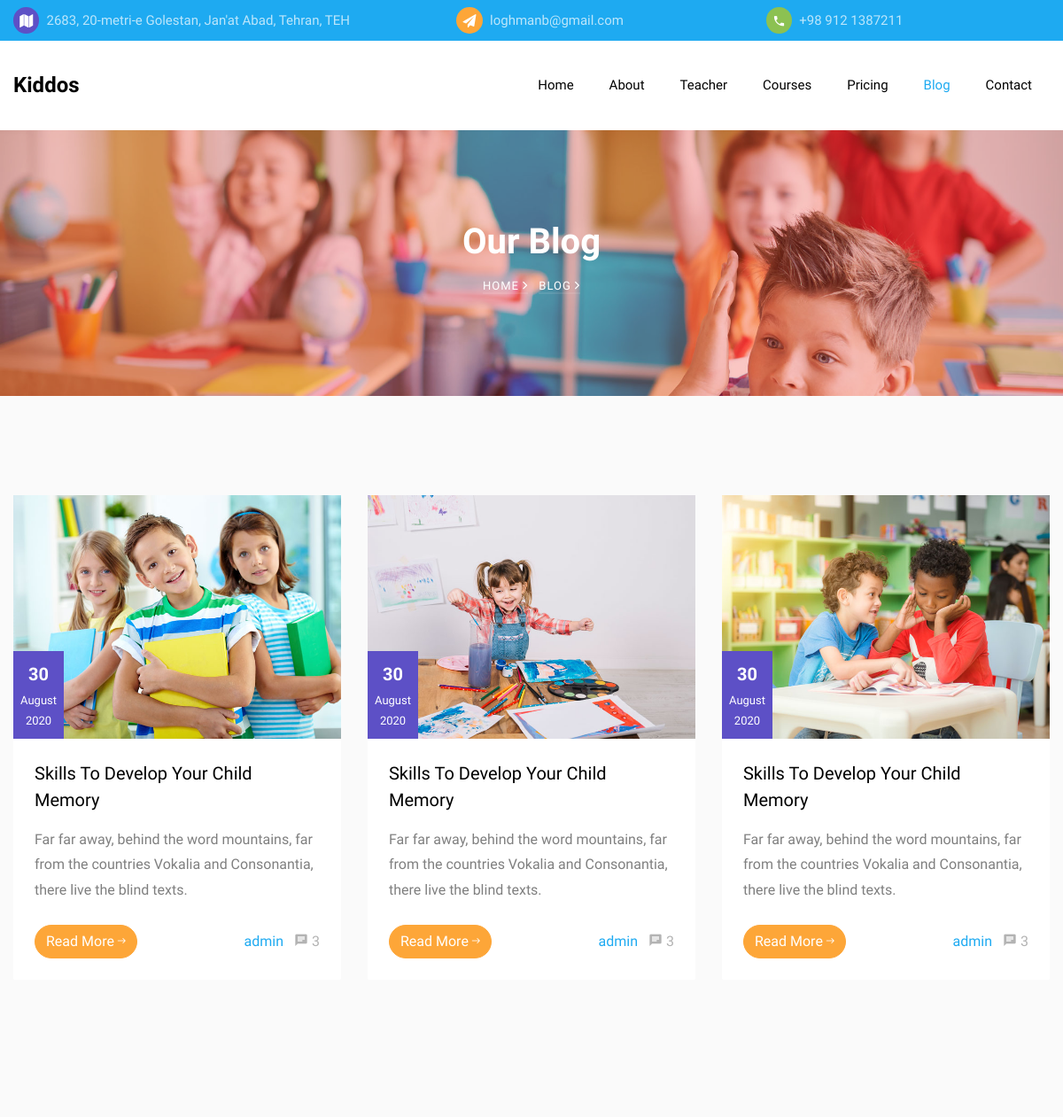
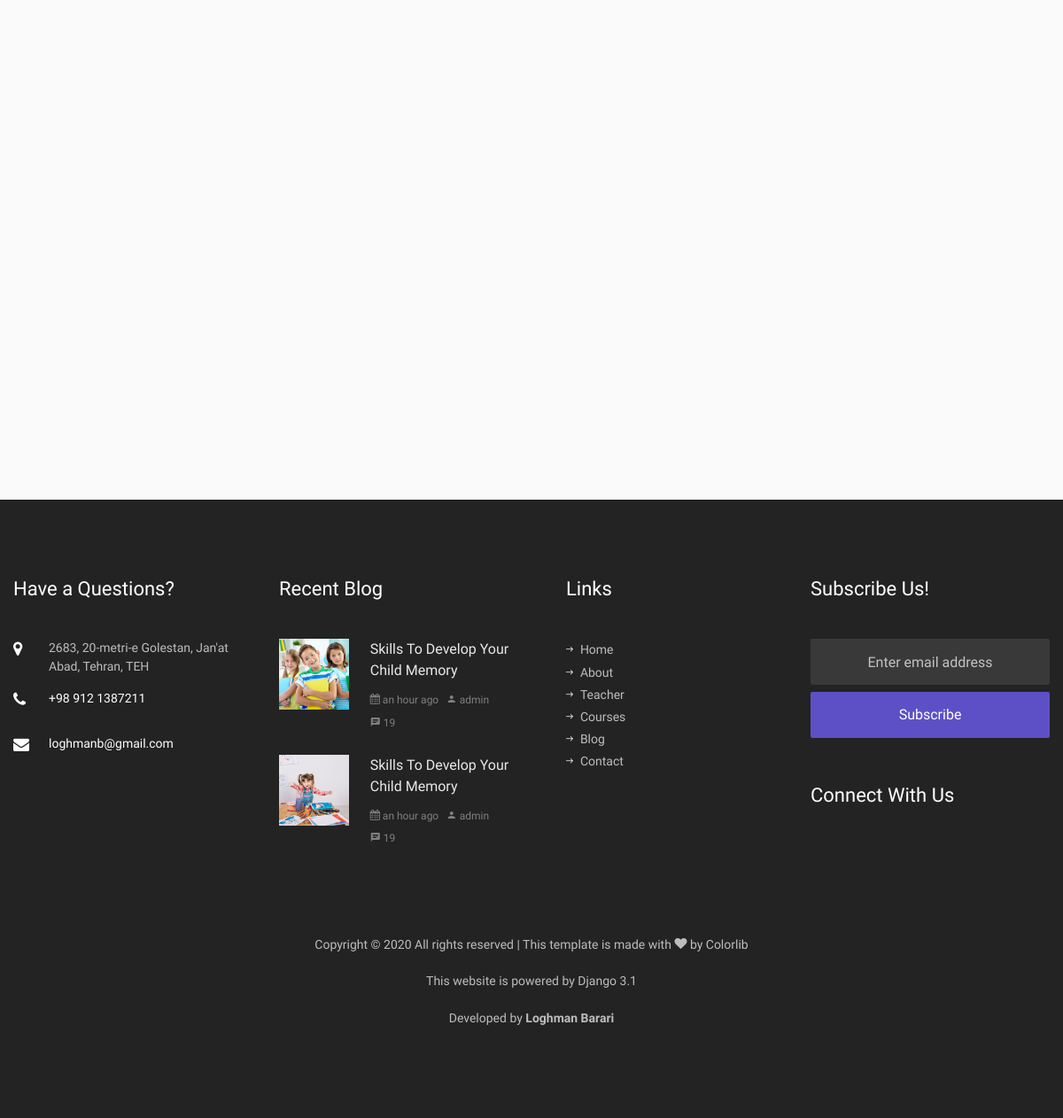
Page /blog on the committed database (2 pictures, top to bottom).
### pages/models.py (models this page shows, shortened)
class Setting(models.Model):
    class Meta:
        db_table = 'kiddos_settings'
    name = models.CharField('Name', primary_key=True,
                            max_length=32, blank=False, null=False)
    value = models.CharField('Value', max_length=512, blank=True, null=True)

class BlogPost(models.Model):
    class Meta:
        db_table = 'kiddos_blog_post'
    title = models.CharField('Title', max_length=128, blank=False, null=False)
    short_desc = models.CharField('Short Description', max_length=256)
    body = models.TextField('Body')
    tags = models.CharField(_('Tags'), max_length=128,
                            blank=True, null=False, default='')
    image = models.ImageField('Image', upload_to='images/%Y/%m/%d/')
    is_published = models.BooleanField(_('Is published!'), default=True)
    create_date = models.DateTimeField(verbose_name=_('Creation Date'),
                                       default=datetime.now, blank=True)
    create_user = models.ForeignKey(
        settings.AUTH_USER_MODEL,
        on_delete=models.CASCADE,
        related_name='+',
        blank=True,
        null=True,
        verbose_name=_('Created by'),
    )

### pages/views.py (the view)
# urls.py: path('blog', views.blog, name='blog'),
def blog(request):
    blog_posts = models.BlogPost.objects.filter(
        is_published=True).order_by('-create_date')
    paginator = Paginator(blog_posts, NO_PER_PAGE)
    page = int(request.GET.get('page', 1))
    pages = range(max(1, page-2), min(page+2, paginator.num_pages)+1)
    return render(request, 'pages/blog.html',
                  {'blog_posts': paginator.get_page(page),
                   'count': paginator.count,
                   'page_no': page,
                   'pages': pages,
                   'num_pages': paginator.num_pages, })

### pages/services.py (called while the page is built)
def get_website_settings():
    data = {
        SETTINGS_PHONE_NO: '+ 123 456 789',
        SETTINGS_EMAIL: 'youremail@email.com',
        SETTINGS_ADDRESS: '1234 Fake Street st., My City, My State',
        SETTINGS_TWITTER: 'my_twitter_account',
        SETTINGS_INSTAGRAM: 'my_instagram_account',
        SETTINGS_FACEBOOK: 'my_facebook_account',
        SETTINGS_WEBSITE: 'yoursite.com',
    }
    data.update({setting.name: setting.value
                 for setting in models.Setting.objects.all()})
    data['latest_blog_posts'] = models.BlogPost.objects.order_by(
        '-create_date')[:2]
    return data

### pages/views.py (called while the page is built)
def render(request, template, data=None):
    if data is None:
        data = {}
    data.update(services.get_website_settings())
    return _render(request, template, data)

### templates/pages/blog.html (shortened to what this page needs)
{% extends 'base.html' %}
{% load static %}
{% load humanize %}
{% block content %}
<section class="hero-wrap hero-wrap-2" style="background-image: url('{% static 'images/bg_2.jpg' %}');">
    <div class="overlay"></div>
    <div class="container">
        <div class="row no-gutters slider-text align-items-center justify-content-center">
            <div class="col-md-9 ftco-animate text-center">
                <h1 class="mb-2 bread">Our Blog</h1>
                <p class="breadcrumbs"><span class="mr-2"><a href="{% url 'index' %}">Home <i
                                class="ion-ios-arrow-forward"></i></a></span> <span>Blog <i
                            class="ion-ios-arrow-forward"></i></span></p>
            </div>
        </div>
    </div>
</section>
<section class="ftco-section bg-light">
    <div class="container">
        <div class="row">
            {% if blog_posts %}
            {% for blog_post in blog_posts %}
            <div class="col-md-6 col-lg-4 ftco-animate">
                <div class="blog-entry">
                    <a href="{% url 'blog-single' blog_post.id %}" class="block-20 d-flex align-items-end"
                        style="background-image: url('{{ blog_post.image.url }}');">
                        <div class="meta-date text-center p-2">
                            <span class="day">{{ blog_post.create_date|date:"d" }}</span>
                            <span class="mos">{{ blog_post.create_date|date:"F" }}</span>
                            <span class="yr">{{ blog_post.create_date|date:"Y" }}</span>
                        </div>
                    </a>
                    <div class="text bg-white p-4">
                        <h3 class="heading"><a href="#">{{ blog_post.title }}</a></h3>
                        <p>{{ blog_post.short_desc }}</p>
                        <div class="d-flex align-items-center mt-4">
                            <p class="mb-0"><a href="{% url 'blog-single' blog_post.id %}"
                                    class="btn btn-secondary">Read More <span
                                        class="ion-ios-arrow-round-forward"></span></a></p>
                            <p class="ml-auto mb-0">
                                <a href="#" class="mr-2">{{ blog_post.create_user }}</a>
                                <a href="#" class="meta-chat"><span class="icon-chat"></span> 3</a>
                            </p>
                        </div>
                    </div>
                </div>
            </div>
            {% endfor %}
            {% else %}
            <h1>No blog post found!</h1>
            {% endif %}
        </div>
    </div>
</section>
{% endblock %}

### templates/partials/_topbar.html
<div class="py-2 bg-primary">
    <div class="container">
        <div class="row no-gutters d-flex align-items-start align-items-center px-3 px-md-0">
            <div class="col-lg-12 d-block">
                <div class="row d-flex">
                    <div class="col-md-5 pr-4 d-flex topper align-items-center">
                        <div class="icon bg-fifth mr-2 d-flex justify-content-center align-items-center"><span
                                class="icon-map"></span></div>
                        <span class="text">{{ settings_address }}</span>
                    </div>
                    <div class="col-md pr-4 d-flex topper align-items-center">
                        <div class="icon bg-secondary mr-2 d-flex justify-content-center align-items-center"><span
                                class="icon-paper-plane"></span></div>
                        <a href="mailto:{{ settings_email }}"><span class="text">{{ settings_email }}</span></a>
                    </div>
                    <div class="col-md pr-4 d-flex topper align-items-center">
                        <div class="icon bg-tertiary mr-2 d-flex justify-content-center align-items-center"><span
                                class="icon-phone2"></span></div>
                        <span class="text">{{ settings_phone_no }}</span>
                    </div>
                </div>
            </div>
        </div>
    </div>
</div>

### templates/partials/_footer.html (shortened to what this page needs)
{% load humanize %}
<footer class="ftco-footer ftco-bg-dark ftco-section">
    <div class="container">
        <div class="row mb-5">
            <div class="col-md-6 col-lg-3">
                <div class="ftco-footer-widget mb-5">
                    <h2 class="ftco-heading-2">Have a Questions?</h2>
                    <div class="block-23 mb-3">
                        <ul>
                            <li><span class="icon icon-map-marker"></span><span
                                    class="text">{{ settings_address }}</span></li>
                            <li><a href="#"><span class="icon icon-phone"></span><span
                                        class="text">{{ settings_phone_no }}</span></a></li>
                            <li><a href="#"><span class="icon icon-envelope"></span><span
                                        class="text">{{ settings_email }}</span></a></li>
                        </ul>
                    </div>
                </div>
            </div>
            <div class="col-md-6 col-lg-3">
                <div class="ftco-footer-widget mb-5">
                    <h2 class="ftco-heading-2">Recent Blog</h2>
                    {% if latest_blog_posts %}
                    {% for blog_post in latest_blog_posts %}
                    <div class="block-21 mb-4 d-flex">
                        <a class="blog-img mr-4" style="background-image: url('{{ blog_post.image.url }}');"></a>
                        <div class="text">
                            <h3 class="heading"><a href="#">{{ blog_post.title }}</a>
                            </h3>
                            <div class="meta">
                                <div>
                                    <a href="#"> <span class="icon-calendar"></span> {{ blog_post.create_date | naturaltime }}</a>
                                </div>
                                <div><a href="#"><span class="icon-person"></span> {{ blog_post.create_user }}</a></div>
                                <div><a href="#"><span class="icon-chat"></span> 19</a></div>
                            </div>
                        </div>
                    </div>
                    {% endfor %}
                    {% else %}
                    <h3> No recent post found! </h3>
                    {% endif %}
                </div>
            </div>
            <div class="col-md-6 col-lg-3">
                <div class="ftco-footer-widget mb-5 ml-md-4">
                    <h2 class="ftco-heading-2">Links</h2>
                    <ul class="list-unstyled">
                        <li><a href="{% url 'index' %}"><span class="ion-ios-arrow-round-forward mr-2"></span>Home</a>
                        </li>
                        <li><a href="{% url 'about' %}"><span class="ion-ios-arrow-round-forward mr-2"></span>About</a>
                        </li>
                        <li><a href="{% url 'teacher' %}"><span
                                    class="ion-ios-arrow-round-forward mr-2"></span>Teacher</a></li>
                        <li><a href="{% url 'courses' %}"><span
                                    class="ion-ios-arrow-round-forward mr-2"></span>Courses</a></li>
                        <li><a href="{% url 'blog' %}"><span class="ion-ios-arrow-round-forward mr-2"></span>Blog</a>
                        </li>
                        <li><a href="{% url 'contact' %}"><span
                                    class="ion-ios-arrow-round-forward mr-2"></span>Contact</a></li>
                    </ul>
                </div>
            </div>
            <div class="col-md-6 col-lg-3">
                <div class="ftco-footer-widget mb-5">
                    <h2 class="ftco-heading-2">Subscribe Us!</h2>
                    <form action="#" class="subscribe-form">
                        <div class="form-group">
                            <input type="text" class="form-control mb-2 text-center" placeholder="Enter email address">
                            <input type="submit" value="Subscribe" class="form-control submit px-3">
                        </div>
                    </form>
                </div>
                <div class="ftco-footer-widget mb-5">
                    <h2 class="ftco-heading-2 mb-0">Connect With Us</h2>
                    <ul class="ftco-footer-social list-unstyled float-md-left float-lft mt-3">
                    </ul>
                </div>
            </div>
        </div>
        <div class="row">
            <div class="col-md-12 text-center">
                <p>
                    Copyright &copy;
                    <script>document.write(new Date().getFullYear());</script> All rights reserved | This template
                    is made with <i class="icon-heart" aria-hidden="true"></i> by <a href="https://colorlib.com"
                        target="_blank">Colorlib</a>
                </p>
                <p> This website is powered by Django 3.1</p>
                <p>
                    Developed by <b><a href="https://ir.linkedin.com/in/loghman-barari-13095724" target="_blank">Loghman
                            Barari</a>
                    </b>
                </p>
            </div>
        </div>
    </div>
</footer>

### kiddos/static/css/icomoon.css (style rules this page uses)
[class^="icon-"], [class*=" icon-"] { font-family: 'icomoon' !important; speak: none; font-style: normal; font-weight: normal; font-variant: normal; text-transform: none; line-height: 1; -webkit-font-smoothing: antialiased; -moz-osx-font-smoothing: grayscale; }
.icon-heart:before { content: "\f004"; }
.icon-map-marker:before { content: "\f041"; }
.icon-calendar:before { content: "\f073"; }
.icon-phone:before { content: "\f095"; }
.icon-envelope:before { content: "\f0e0"; }
.icon-paper-plane:before { content: "\f1d8"; }
.icon-map:before { content: "\f279"; }
.icon-phone2:before { content: "\e0cd"; }
.icon-chat:before { content: "\e0b7"; }
.icon-person:before { content: "\e7fd"; }

### rows in the picture
Setting: value "2683, 20-metri-e Golestan, Jan'at Abad, Tehran, TEH"
Setting: value "loghmanb@gmail.com"
Setting: value "+98 912 1387211"
BlogPost: image (picture), create_date "30", create_date "August", create_date "2020", title "Skills To Develop Your Child Memory", short_desc "Far far away, behind the word mountains, far from the countries Vokalia and Consonantia, there live the blind texts.", create_user "admin", create_date "an hour ago"
BlogPost: image (picture), create_date "30", create_date "August", create_date "2020", title "Skills To Develop Your Child Memory", short_desc "Far far away, behind the word mountains, far from the countries Vokalia and Consonantia, there live the blind texts.", create_user "admin", create_date "an hour ago"
BlogPost: image (picture), create_date "30", create_date "August", create_date "2020", title "Skills To Develop Your Child Memory", short_desc "Far far away, behind the word mountains, far from the countries Vokalia and Consonantia, there live the blind texts.", create_user "admin"
